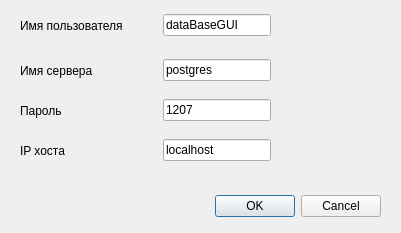
<?xml version="1.0" encoding="UTF-8"?>
<ui version="4.0">
 <class>Dialog</class>
 <widget class="QDialog" name="Dialog">
  <property name="geometry">
   <rect>
    <x>0</x>
    <y>0</y>
    <width>401</width>
    <height>233</height>
   </rect>
  </property>
  <property name="windowTitle">
   <string>Подключение к базе данных</string>
  </property>
  <widget class="QDialogButtonBox" name="buttonBox">
   <property name="geometry">
    <rect>
     <x>40</x>
     <y>190</y>
     <width>341</width>
     <height>32</height>
    </rect>
   </property>
   <property name="orientation">
    <enum>Qt::Horizontal</enum>
   </property>
   <property name="standardButtons">
    <set>QDialogButtonBox::Cancel|QDialogButtonBox::Ok</set>
   </property>
  </widget>
  <widget class="QWidget" name="horizontalLayoutWidget">
   <property name="geometry">
    <rect>
     <x>20</x>
     <y>10</y>
     <width>251</width>
     <height>31</height>
    </rect>
   </property>
   <layout class="QHBoxLayout" name="horizontalLayout">
    <item>
     <widget class="QLabel" name="label">
      <property name="text">
       <string>Имя пользователя</string>
      </property>
     </widget>
    </item>
    <item>
     <spacer name="horizontalSpacer">
      <property name="orientation">
       <enum>Qt::Horizontal</enum>
      </property>
      <property name="sizeHint" stdset="0">
       <size>
        <width>15</width>
        <height>20</height>
       </size>
      </property>
     </spacer>
    </item>
    <item>
     <widget class="QLineEdit" name="lineEdit">
      <property name="text">
       <string>dataBaseGUI</string>
      </property>
      <property name="placeholderText">
       <string/>
      </property>
     </widget>
    </item>
   </layout>
  </widget>
  <widget class="QWidget" name="horizontalLayoutWidget_2">
   <property name="geometry">
    <rect>
     <x>20</x>
     <y>50</y>
     <width>251</width>
     <height>41</height>
    </rect>
   </property>
   <layout class="QHBoxLayout" name="horizontalLayout_2">
    <item>
     <widget class="QLabel" name="label_2">
      <property name="text">
       <string>Имя сервера</string>
      </property>
     </widget>
    </item>
    <item>
     <spacer name="horizontalSpacer_4">
      <property name="orientation">
       <enum>Qt::Horizontal</enum>
      </property>
      <property name="sizeHint" stdset="0">
       <size>
        <width>15</width>
        <height>20</height>
       </size>
      </property>
     </spacer>
    </item>
    <item>
     <widget class="QLineEdit" name="lineEdit_2">
      <property name="text">
       <string>postgres</string>
      </property>
     </widget>
    </item>
   </layout>
  </widget>
  <widget class="QWidget" name="horizontalLayoutWidget_3">
   <property name="geometry">
    <rect>
     <x>20</x>
     <y>90</y>
     <width>251</width>
     <height>41</height>
    </rect>
   </property>
   <layout class="QHBoxLayout" name="horizontalLayout_3">
    <item>
     <widget class="QLabel" name="label_3">
      <property name="text">
       <string>Пароль</string>
      </property>
     </widget>
    </item>
    <item>
     <spacer name="horizontalSpacer_3">
      <property name="orientation">
       <enum>Qt::Horizontal</enum>
      </property>
      <property name="sizeHint" stdset="0">
       <size>
        <width>40</width>
        <height>20</height>
       </size>
      </property>
     </spacer>
    </item>
    <item>
     <widget class="QLineEdit" name="lineEdit_3">
      <property name="text">
       <string>1207</string>
      </property>
     </widget>
    </item>
   </layout>
  </widget>
  <widget class="QWidget" name="horizontalLayoutWidget_4">
   <property name="geometry">
    <rect>
     <x>20</x>
     <y>130</y>
     <width>251</width>
     <height>41</height>
    </rect>
   </property>
   <layout class="QHBoxLayout" name="horizontalLayout_4">
    <item>
     <widget class="QLabel" name="label_4">
      <property name="text">
       <string>IP хоста</string>
      </property>
     </widget>
    </item>
    <item>
     <spacer name="horizontalSpacer_2">
      <property name="orientation">
       <enum>Qt::Horizontal</enum>
      </property>
      <property name="sizeHint" stdset="0">
       <size>
        <width>40</width>
        <height>20</height>
       </size>
      </property>
     </spacer>
    </item>
    <item>
     <widget class="QLineEdit" name="lineEdit_4">
      <property name="text">
       <string>localhost</string>
      </property>
     </widget>
    </item>
   </layout>
  </widget>
 </widget>
 <resources/>
 <connections>
  <connection>
   <sender>buttonBox</sender>
   <signal>accepted()</signal>
   <receiver>Dialog</receiver>
   <slot>accept()</slot>
   <hints>
    <hint type="sourcelabel">
     <x>248</x>
     <y>254</y>
    </hint>
    <hint type="destinationlabel">
     <x>157</x>
     <y>274</y>
    </hint>
   </hints>
  </connection>
  <connection>
   <sender>buttonBox</sender>
   <signal>rejected()</signal>
   <receiver>Dialog</receiver>
   <slot>reject()</slot>
   <hints>
    <hint type="sourcelabel">
     <x>316</x>
     <y>260</y>
    </hint>
    <hint type="destinationlabel">
     <x>286</x>
     <y>274</y>
    </hint>
   </hints>
  </connection>
 </connections>
</ui>
